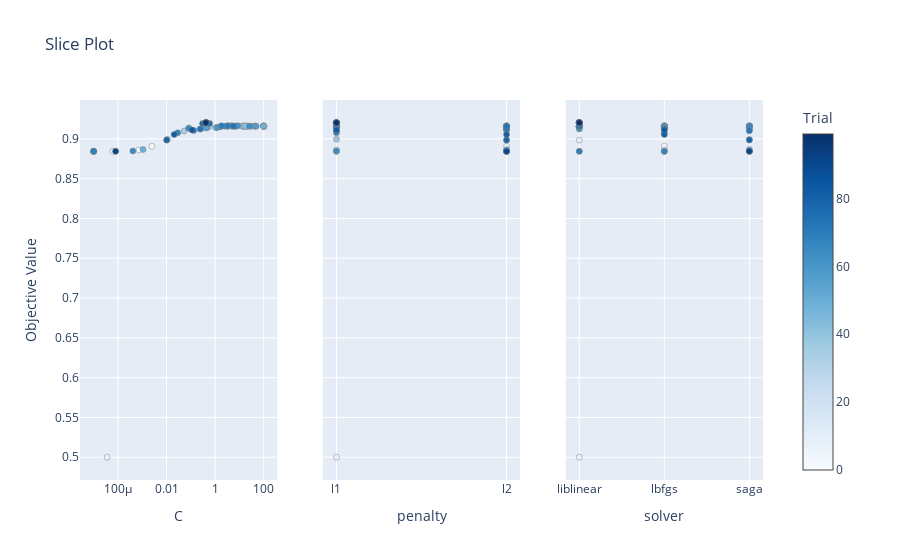

The cell this chart's notebook holds for it:
### Code cell
optuna.visualization.plot_slice(study)

### Figure 1 — Plotly figure (JSON) as saved in the notebook; plotly's stock layout.template omitted (floating-point values rounded to 4 significant figures)
{"data": [{"marker": {"color": [0, 1, 2, 3, 4, 5, 6, 7, 8, 9, 10, 11, 12, 13, 14, 15, 16, 17, 18, 19, 20, 21, 22, 23, 24, 25, 26, 27, 28, 29, 30, 31, 32, 33, 34, 35, 36, 37, 38, 39, 40, 41, 42, 43, 44, 45, 46, 47, 48, 49, 50, 51, 52, 53, 54, 55, 56, 57, 58, 59, 60, 61, 62, 63, 64, 65, 66, 67, 68, 69, 70, 71, 72, 73, 74, 75, 76, 77, 78, 79, 80, 81, 82, 83, 84, 85, 86, 87, 88, 89, 90, 91, 92, 93, 94, 95, 96, 97, 98, 99], "colorbar": {"title": {"text": "Trial"}, "x": 1, "xpad": 40}, "colorscale": [[0, "rgb(247,251,255)"], [0.125, "rgb(222,235,247)"], [0.25, "rgb(198,219,239)"], [0.375, "rgb(158,202,225)"], [0.5, "rgb(107,174,214)"], [0.625, "rgb(66,146,198)"], [0.75, "rgb(33,113,181)"], [0.875, "rgb(8,81,156)"], [1, "rgb(8,48,107)"]], "line": {"color": "Grey", "width": 0.5}, "showscale": true}, "mode": "markers", "name": "Feasible Trial", "showlegend": false, "type": "scatter", "x": [8.044e-05, 1.128, 33.36, 0.002495, 0.0007384, 0.08433, 6.23e-05, 3.602e-05, 1e-05, 0.01033, 100, 1e-05, 1e-05, 100, 100, 100, 100, 100, 100.0, 100, 100, 100, 100, 100, 28.01, 98.33, 21.01, 21.77, 100.0, 18.34, 100, 16.09, 100.0, 13.92, 13.28, 0.05294, 0.5891, 4.463, 0.01078, 3.433, 14.41, 18.64, 17.38, 1.734, 1.093, 0.4525, 7.223, 6.194, 100, 0.001079, 3.176, 41.32, 4.781, 5.141, 46.41, 3.331, 0.4302, 48.86, 7.204, 1.696, 0.2543, 1.259, 8.589, 26.08, 0.0004136, 0.08142, 2.628, 0.02897, 1e-05, 1e-05, 1.848, 3.335, 0.1326, 0.2433, 5.663, 0.595, 0.303, 0.4209, 0.4159, 0.01014, 0.4153, 0.02073, 0.4154, 0.1129, 0.4155, 0.4155, 0.4156, 0.4147, 0.4157, 0.4157, 0.4147, 0.415, 8.015e-05, 0.415, 0.4159, 0.4159, 0.4158, 0.4158, 0.4151, 0.416], "xaxis": "x", "y": [0.8844, 0.9143, 0.916, 0.8907, 0.8862, 0.9138, 0.8844, 0.5, 0.8844, 0.8985, 0.916, 0.8844, 0.8844, 0.916, 0.916, 0.916, 0.916, 0.916, 0.916, 0.916, 0.916, 0.916, 0.916, 0.916, 0.916, 0.916, 0.916, 0.916, 0.916, 0.916, 0.916, 0.916, 0.916, 0.916, 0.916, 0.91, 0.9157, 0.9165, 0.8994, 0.916, 0.916, 0.916, 0.916, 0.9156, 0.9143, 0.9138, 0.916, 0.916, 0.916, 0.8866, 0.916, 0.916, 0.9165, 0.916, 0.916, 0.916, 0.9138, 0.916, 0.916, 0.9156, 0.9125, 0.9143, 0.9165, 0.916, 0.8848, 0.9134, 0.916, 0.9077, 0.8844, 0.8844, 0.9166, 0.9165, 0.9106, 0.9125, 0.916, 0.9194, 0.9193, 0.9203, 0.9203, 0.8985, 0.9203, 0.9055, 0.9203, 0.9111, 0.9203, 0.9203, 0.9203, 0.9203, 0.9203, 0.9203, 0.9203, 0.9203, 0.8844, 0.9203, 0.9203, 0.9203, 0.9203, 0.9203, 0.9203, 0.9203], "yaxis": "y"}, {"marker": {"color": [0, 1, 2, 3, 4, 5, 6, 7, 8, 9, 10, 11, 12, 13, 14, 15, 16, 17, 18, 19, 20, 21, 22, 23, 24, 25, 26, 27, 28, 29, 30, 31, 32, 33, 34, 35, 36, 37, 38, 39, 40, 41, 42, 43, 44, 45, 46, 47, 48, 49, 50, 51, 52, 53, 54, 55, 56, 57, 58, 59, 60, 61, 62, 63, 64, 65, 66, 67, 68, 69, 70, 71, 72, 73, 74, 75, 76, 77, 78, 79, 80, 81, 82, 83, 84, 85, 86, 87, 88, 89, 90, 91, 92, 93, 94, 95, 96, 97, 98, 99], "colorbar": {"title": {"text": "Trial"}, "x": 1, "xpad": 40}, "colorscale": [[0, "rgb(247,251,255)"], [0.125, "rgb(222,235,247)"], [0.25, "rgb(198,219,239)"], [0.375, "rgb(158,202,225)"], [0.5, "rgb(107,174,214)"], [0.625, "rgb(66,146,198)"], [0.75, "rgb(33,113,181)"], [0.875, "rgb(8,81,156)"], [1, "rgb(8,48,107)"]], "line": {"color": "Grey", "width": 0.5}, "showscale": false}, "mode": "markers", "name": "Feasible Trial", "showlegend": false, "type": "scatter", "x": ["l2", "l1", "l2", "l2", "l1", "l2", "l2", "l1", "l1", "l2", "l2", "l2", "l1", "l1", "l2", "l2", "l2", "l1", "l2", "l2", "l2", "l1", "l1", "l2", "l2", "l1", "l2", "l2", "l2", "l2", "l2", "l2", "l1", "l2", "l2", "l2", "l2", "l2", "l1", "l1", "l1", "l2", "l1", "l2", "l2", "l1", "l2", "l2", "l1", "l2", "l2", "l1", "l1", "l1", "l1", "l2", "l2", "l2", "l1", "l1", "l2", "l2", "l1", "l1", "l1", "l2", "l1", "l1", "l2", "l2", "l1", "l1", "l1", "l2", "l2", "l1", "l1", "l1", "l1", "l2", "l1", "l2", "l1", "l1", "l1", "l1", "l1", "l1", "l1", "l1", "l1", "l1", "l2", "l1", "l1", "l1", "l1", "l1", "l1", "l1"], "xaxis": "x2", "y": [0.8844, 0.9143, 0.916, 0.8907, 0.8862, 0.9138, 0.8844, 0.5, 0.8844, 0.8985, 0.916, 0.8844, 0.8844, 0.916, 0.916, 0.916, 0.916, 0.916, 0.916, 0.916, 0.916, 0.916, 0.916, 0.916, 0.916, 0.916, 0.916, 0.916, 0.916, 0.916, 0.916, 0.916, 0.916, 0.916, 0.916, 0.91, 0.9157, 0.9165, 0.8994, 0.916, 0.916, 0.916, 0.916, 0.9156, 0.9143, 0.9138, 0.916, 0.916, 0.916, 0.8866, 0.916, 0.916, 0.9165, 0.916, 0.916, 0.916, 0.9138, 0.916, 0.916, 0.9156, 0.9125, 0.9143, 0.9165, 0.916, 0.8848, 0.9134, 0.916, 0.9077, 0.8844, 0.8844, 0.9166, 0.9165, 0.9106, 0.9125, 0.916, 0.9194, 0.9193, 0.9203, 0.9203, 0.8985, 0.9203, 0.9055, 0.9203, 0.9111, 0.9203, 0.9203, 0.9203, 0.9203, 0.9203, 0.9203, 0.9203, 0.9203, 0.8844, 0.9203, 0.9203, 0.9203, 0.9203, 0.9203, 0.9203, 0.9203], "yaxis": "y2"}, {"marker": {"color": [0, 1, 2, 3, 4, 5, 6, 7, 8, 9, 10, 11, 12, 13, 14, 15, 16, 17, 18, 19, 20, 21, 22, 23, 24, 25, 26, 27, 28, 29, 30, 31, 32, 33, 34, 35, 36, 37, 38, 39, 40, 41, 42, 43, 44, 45, 46, 47, 48, 49, 50, 51, 52, 53, 54, 55, 56, 57, 58, 59, 60, 61, 62, 63, 64, 65, 66, 67, 68, 69, 70, 71, 72, 73, 74, 75, 76, 77, 78, 79, 80, 81, 82, 83, 84, 85, 86, 87, 88, 89, 90, 91, 92, 93, 94, 95, 96, 97, 98, 99], "colorbar": {"title": {"text": "Trial"}, "x": 1, "xpad": 40}, "colorscale": [[0, "rgb(247,251,255)"], [0.125, "rgb(222,235,247)"], [0.25, "rgb(198,219,239)"], [0.375, "rgb(158,202,225)"], [0.5, "rgb(107,174,214)"], [0.625, "rgb(66,146,198)"], [0.75, "rgb(33,113,181)"], [0.875, "rgb(8,81,156)"], [1, "rgb(8,48,107)"]], "line": {"color": "Grey", "width": 0.5}, "showscale": false}, "mode": "markers", "name": "Feasible Trial", "showlegend": false, "type": "scatter", "x": ["lbfgs", "saga", "saga", "lbfgs", "lbfgs", "liblinear", "liblinear", "liblinear", "lbfgs", "liblinear", "liblinear", "saga", "saga", "saga", "lbfgs", "liblinear", "saga", "saga", "saga", "liblinear", "lbfgs", "lbfgs", "saga", "saga", "liblinear", "lbfgs", "liblinear", "liblinear", "saga", "liblinear", "lbfgs", "liblinear", "lbfgs", "liblinear", "liblinear", "saga", "liblinear", "lbfgs", "saga", "lbfgs", "saga", "lbfgs", "lbfgs", "saga", "lbfgs", "lbfgs", "saga", "lbfgs", "liblinear", "saga", "lbfgs", "saga", "saga", "saga", "lbfgs", "liblinear", "saga", "lbfgs", "lbfgs", "lbfgs", "liblinear", "liblinear", "liblinear", "liblinear", "saga", "lbfgs", "saga", "lbfgs", "lbfgs", "liblinear", "liblinear", "liblinear", "saga", "lbfgs", "liblinear", "liblinear", "liblinear", "liblinear", "liblinear", "saga", "liblinear", "lbfgs", "liblinear", "lbfgs", "liblinear", "liblinear", "liblinear", "liblinear", "liblinear", "liblinear", "liblinear", "liblinear", "saga", "liblinear", "liblinear", "liblinear", "liblinear", "liblinear", "liblinear", "liblinear"], "xaxis": "x3", "y": [0.8844, 0.9143, 0.916, 0.8907, 0.8862, 0.9138, 0.8844, 0.5, 0.8844, 0.8985, 0.916, 0.8844, 0.8844, 0.916, 0.916, 0.916, 0.916, 0.916, 0.916, 0.916, 0.916, 0.916, 0.916, 0.916, 0.916, 0.916, 0.916, 0.916, 0.916, 0.916, 0.916, 0.916, 0.916, 0.916, 0.916, 0.91, 0.9157, 0.9165, 0.8994, 0.916, 0.916, 0.916, 0.916, 0.9156, 0.9143, 0.9138, 0.916, 0.916, 0.916, 0.8866, 0.916, 0.916, 0.9165, 0.916, 0.916, 0.916, 0.9138, 0.916, 0.916, 0.9156, 0.9125, 0.9143, 0.9165, 0.916, 0.8848, 0.9134, 0.916, 0.9077, 0.8844, 0.8844, 0.9166, 0.9165, 0.9106, 0.9125, 0.916, 0.9194, 0.9193, 0.9203, 0.9203, 0.8985, 0.9203, 0.9055, 0.9203, 0.9111, 0.9203, 0.9203, 0.9203, 0.9203, 0.9203, 0.9203, 0.9203, 0.9203, 0.8844, 0.9203, 0.9203, 0.9203, 0.9203, 0.9203, 0.9203, 0.9203], "yaxis": "y3"}], "layout": {"title": {"text": "Slice Plot"}, "xaxis": {"anchor": "y", "domain": [0, 0.2889], "title": {"text": "C"}, "type": "log"}, "xaxis2": {"anchor": "y2", "categoryarray": ["l1", "l2"], "categoryorder": "array", "domain": [0.3556, 0.6444], "title": {"text": "penalty"}, "type": "category"}, "xaxis3": {"anchor": "y3", "categoryarray": ["liblinear", "lbfgs", "saga"], "categoryorder": "array", "domain": [0.7111, 1], "title": {"text": "solver"}, "type": "category"}, "yaxis": {"anchor": "x", "domain": [0, 1], "title": {"text": "Objective Value"}}, "yaxis2": {"anchor": "x2", "domain": [0, 1], "matches": "y", "showticklabels": false}, "yaxis3": {"anchor": "x3", "domain": [0, 1], "matches": "y", "showticklabels": false}}}
